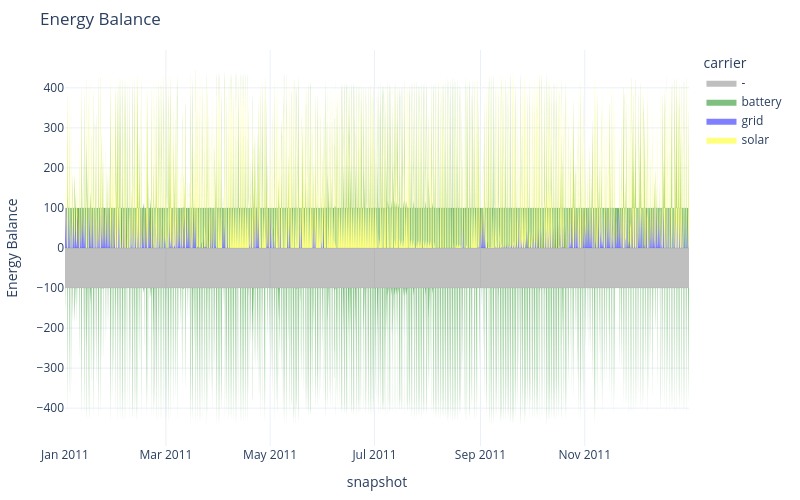

Notebook code cell kept with this figure:
### Markdown cell above
The statistics functions also have built-in plotting capabilities, e.g. to plot the dispatch profiles of the system as stacked area charts.

### Code cell
n.add(
    "Carrier",
    ["grid", "solar", "battery", "AC"],
    color=["blue", "yellow", "green", "k"],
)

n.statistics.energy_balance.iplot()

### Figure 1 — Plotly figure (JSON) as saved in the notebook; plotly's stock layout.template omitted (floating-point values rounded to 4 significant figures; data arrays with more than 128 entries replaced by an {"elided": "..."} marker saying what was removed)
{"data": [{"fillpattern": {"shape": ""}, "hovertemplate": "carrier=grid<br>snapshot=%{x}<br>Energy Balance=%{y}<extra></extra>", "legendgroup": "grid", "line": {"color": "blue", "width": 0}, "marker": {"symbol": "circle"}, "mode": "lines", "name": "grid", "orientation": "v", "showlegend": false, "stackgroup": "positive", "type": "scatter", "x": {"elided": "1154 str values"}, "xaxis": "x", "y": {"elided": "1154 float values"}, "yaxis": "y"}, {"fillpattern": {"shape": ""}, "hovertemplate": "carrier=solar<br>snapshot=%{x}<br>Energy Balance=%{y}<extra></extra>", "legendgroup": "solar", "line": {"color": "yellow", "width": 0}, "marker": {"symbol": "circle"}, "mode": "lines", "name": "solar", "orientation": "v", "showlegend": false, "stackgroup": "positive", "type": "scatter", "x": {"elided": "4112 str values"}, "xaxis": "x", "y": {"elided": "4112 float values"}, "yaxis": "y"}, {"fillpattern": {"shape": ""}, "hovertemplate": "carrier=battery<br>snapshot=%{x}<br>Energy Balance=%{y}<extra></extra>", "legendgroup": "battery", "line": {"color": "green", "width": 0}, "marker": {"symbol": "circle"}, "mode": "lines", "name": "battery", "orientation": "v", "showlegend": false, "stackgroup": "positive", "type": "scatter", "x": {"elided": "4536 str values"}, "xaxis": "x", "y": {"elided": "4536 float values"}, "yaxis": "y"}, {"fillpattern": {"shape": ""}, "hovertemplate": "carrier=-<br>snapshot=%{x}<br>Energy Balance=%{y}<extra></extra>", "legendgroup": "-", "line": {"color": "gray", "width": 0}, "marker": {"symbol": "circle"}, "mode": "lines", "name": "-", "orientation": "v", "showlegend": false, "stackgroup": "negative", "type": "scatter", "x": {"elided": "8760 str values"}, "xaxis": "x", "y": {"elided": "8760 float values"}, "yaxis": "y"}, {"fillpattern": {"shape": ""}, "hovertemplate": "carrier=battery<br>snapshot=%{x}<br>Energy Balance=%{y}<extra></extra>", "legendgroup": "battery", "line": {"color": "green", "width": 0}, "marker": {"symbol": "circle"}, "mode": "lines", "name": "battery", "orientation": "v", "showlegend": false, "stackgroup": "negative", "type": "scatter", "x": {"elided": "2463 str values"}, "xaxis": "x", "y": {"elided": "2463 float values"}, "yaxis": "y"}, {"fillpattern": {"shape": ""}, "hovertemplate": "carrier=-<br>snapshot=%{x}<br>Energy Balance=%{y}<extra></extra>", "legendgroup": "-", "line": {"color": "gray", "width": 0}, "marker": {"symbol": "circle"}, "mode": "lines", "name": "-", "orientation": "v", "showlegend": true, "stackgroup": "1", "type": "scatter", "x": ["2011-12-31T23:00:00.000000"], "xaxis": "x", "y": [NaN], "yaxis": "y"}, {"fillpattern": {"shape": ""}, "hovertemplate": "carrier=battery<br>snapshot=%{x}<br>Energy Balance=%{y}<extra></extra>", "legendgroup": "battery", "line": {"color": "green", "width": 0}, "marker": {"symbol": "circle"}, "mode": "lines", "name": "battery", "orientation": "v", "showlegend": true, "stackgroup": "1", "type": "scatter", "x": ["2011-12-31T23:00:00.000000"], "xaxis": "x", "y": [NaN], "yaxis": "y"}, {"fillpattern": {"shape": ""}, "hovertemplate": "carrier=grid<br>snapshot=%{x}<br>Energy Balance=%{y}<extra></extra>", "legendgroup": "grid", "line": {"color": "blue", "width": 0}, "marker": {"symbol": "circle"}, "mode": "lines", "name": "grid", "orientation": "v", "showlegend": true, "stackgroup": "1", "type": "scatter", "x": ["2011-12-31T23:00:00.000000"], "xaxis": "x", "y": [NaN], "yaxis": "y"}, {"fillpattern": {"shape": ""}, "hovertemplate": "carrier=solar<br>snapshot=%{x}<br>Energy Balance=%{y}<extra></extra>", "legendgroup": "solar", "line": {"color": "yellow", "width": 0}, "marker": {"symbol": "circle"}, "mode": "lines", "name": "solar", "orientation": "v", "showlegend": true, "stackgroup": "1", "type": "scatter", "x": ["2011-12-31T23:00:00.000000"], "xaxis": "x", "y": [NaN], "yaxis": "y"}], "layout": {"height": 500, "hovermode": "x", "legend": {"title": {"text": "carrier"}, "tracegroupgap": 0}, "margin": {"b": 50, "l": 50, "r": 50, "t": 50}, "title": {"text": "Energy Balance"}, "width": 800, "xaxis": {"anchor": "y", "domain": [0.0, 1.0], "title": {"text": "snapshot"}}, "yaxis": {"anchor": "x", "domain": [0.0, 1.0], "title": {"text": "Energy Balance"}}}}
